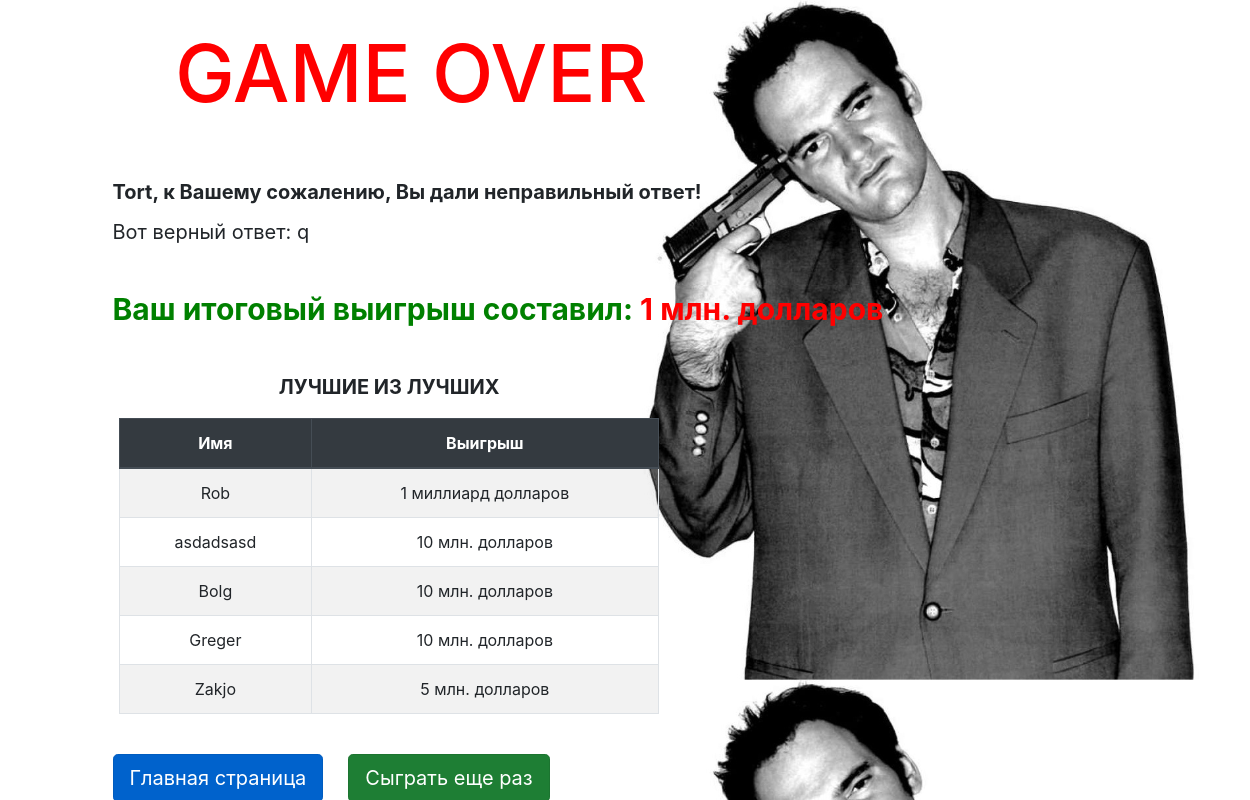
/milliarder/end/16/16/, run on the app's committed database.
### milliard/models.py (models this page shows, shortened)
class Player(models.Model):
    name = models.CharField(max_length=50)
    count_correct_answers = models.IntegerField(default=0, blank=True)
    money_won = models.IntegerField(default=0, blank=True)
    fifty_fifty = models.IntegerField(default=1, blank=True)
    help_people = models.IntegerField(default=1, blank=True)
    call_friend = models.IntegerField(default=1, blank=True)

class Question(models.Model):
    level = models.IntegerField(default=1)
    question_text = models.TextField(max_length=130, unique=True)

class CorrectAnswer(models.Model):
    question = models.OneToOneField(Question, related_name = 'correct_answer', on_delete=models.CASCADE)
    correct_answer_text = models.CharField(max_length=100)

### milliard/views.py (the view)
# urls.py: path('end/<int:player_id>/<int:question_id>/', views.game_over, name = 'game_over_url'),
def game_over (request, player_id, question_id):
    question = get_object_or_404(Question, id=question_id)
    player = get_object_or_404 (Player, id=player_id)
    gamers = list(Player.objects.all().order_by('money_won'))
    gamers = gamers[len(gamers):-6:-1]
    return render(request,'milliard/game_over_url.html', context={'player':player, 'question':question, 'gamers':gamers})

### milliard/templates/milliard/game_over_url.html (shortened to what this page needs)
<!DOCTYPE html>
<html lang="ru">
<head>
    <link rel="stylesheet" href="https://stackpath.bootstrapcdn.com/bootstrap/4.3.1/css/bootstrap.min.css"
>
  {% load staticfiles %}
  <link rel="stylesheet" href="{% static 'milliard/css/game_over_styles.css' %}" type="text/css">
</head>
<body>
<h1 style="color: red; font-size: 80px; margin-left:14%; margin-top:2%">GAME OVER</h1></br>
</br><strong style="font-size: 20px;  margin-left:9%"> {{player.name}}, к Вашему сожалению, Вы дали неправильный ответ!</strong>
<p style="font-size: 20px; margin-left:9%; margin-top:10px"> Вот верный ответ: {{question.correct_answer.correct_answer_text}}</p>
</br><strong style="color: green; font-size: 30px; margin-left:9%; margin-top:10px">Ваш итоговый выигрыш составил:
<span style="color: red"> {{player.money_won}} млн. долларов</span></strong>
<div class = "container offset-md-1 mt-4" >
    <div class = "row">
        <div class = "col-sm-6 mt-3">
<p align="center"><b><span style="font-size: 20px"> ЛУЧШИЕ ИЗ ЛУЧШИХ </span></b></p>
<table class="table table-bordered table-striped">
  <thead class="thead-dark">
    <tr align="center">
      <th scope="col">Имя</th>
      <th scope="col">Выигрыш</th>
    </tr>
  </thead>
  <tbody>
  {% for gamer in gamers  %}
    <tr align="center">
      <td >{{gamer.name }}</td>
    {% if gamer.money_won != 1000 %}
      <td >{{gamer.money_won}} млн. долларов</td>
      {% else %}
      <td >1 миллиард долларов</td>
    {% endif %}
    </tr>
  {% endfor %}
  </tbody>
</table>
        </div>
    </div>
</div>
</br><a style="margin-left:9%" href="{% url 'start_page_url' %}" class="btn btn-primary btn-lg  active"
role="button" aria-pressed="true"> Главная страница </a> &emsp;
<a href="{% url 'create_player_url' %}" class="btn btn-success btn-lg  active" role="button" aria-pressed="true"> Сыграть еще раз </a>
</body>
</html>

### milliard/static/milliard/css/game_over_styles.css (style rules this page uses)
body { background-image: url("images/Game_over_img.jpg"); background-size: 100%; }

### data on the page
Player: name "Tort", money_won "1"
Question: correct_answer.correct_answer_text "q"
Player: name "Rob", money_won "1 миллиард долларов"
Player: name "asdadsasd", money_won "10"
Player: name "Bolg", money_won "10"
Player: name "Greger", money_won "10"
Player: name "Zakjo", money_won "5"
